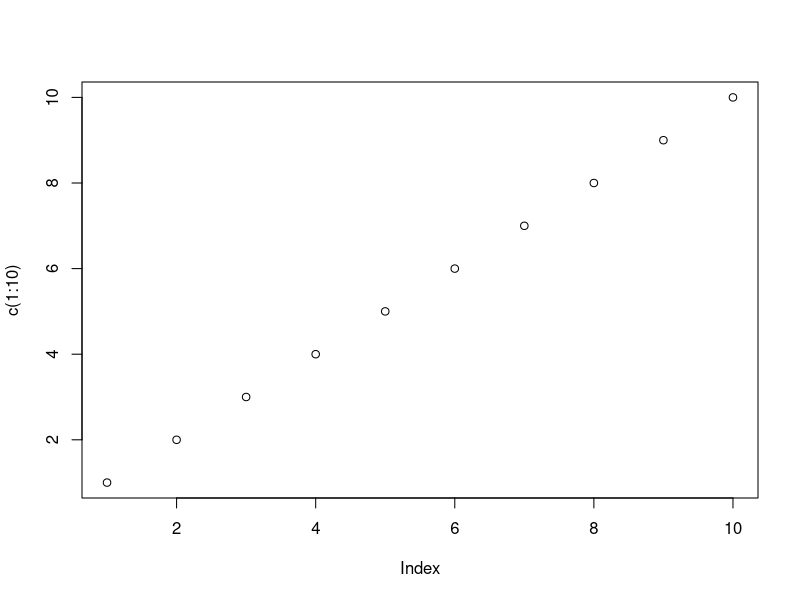
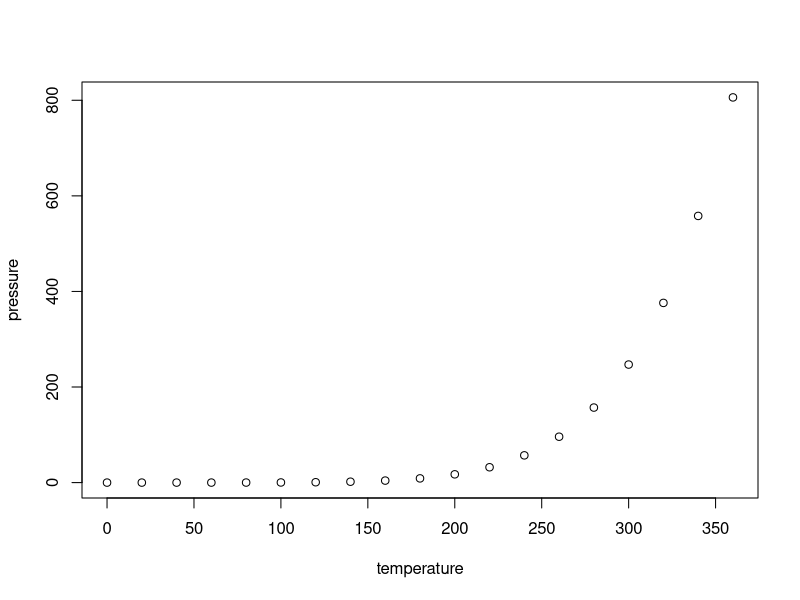

The R source for these figures, in order:
## ---- chunk 1
plot(c(1:10))##aadsssss
## ---- chunk 2
summary(cars)
## ---- chunk 3
plot(pressure)
